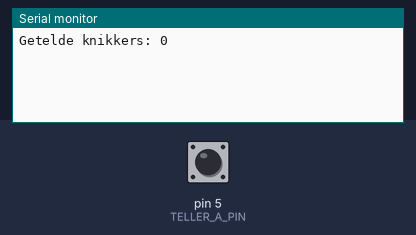
This sketch was run on a simulated Arduino Uno, built with avr-gcc and run on an emulated ATmega328P. Parts: the last lines printed to the serial monitor. Inputs (shaded band) come from the test bench; at power-on: pin 5 (TELLER_A_PIN) HIGH.

Above: at 1.2 s.
1.3 s: pin 5 (TELLER_A_PIN) pulled LOW for 0.15 s
At 2.4 s:
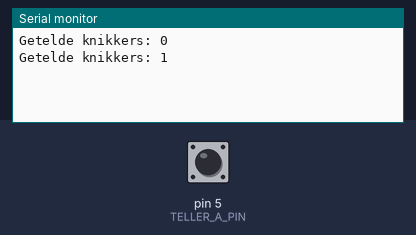
2.9 s: pin 5 (TELLER_A_PIN) pulled LOW for 1 s
At 3.8 s:
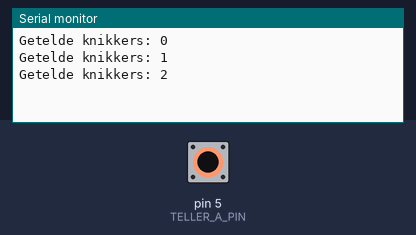
5.4 s: pin 5 (TELLER_A_PIN) pulled LOW for 0.15 s
At 6.8 s:
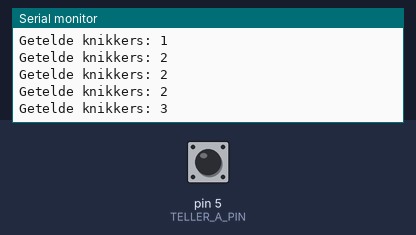
Timing chart, 0 to 8.4 s (numbered marks = the images above; inputs shaded):
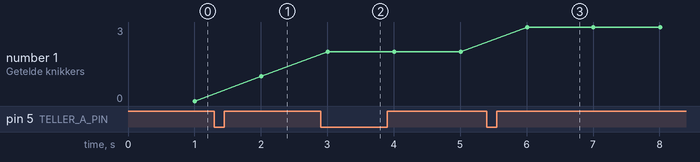

The sketch:

knikkerbaan.ino
```cpp
#include "src/Teller.cpp"

const int TELLER_A_PIN = 5;             // pin waarop IR-sensor voor Teller A is aangesloten

unsigned long laatsteTellerPrintTijd = 0;
const int TELLERPRINTINTERVAL = 1000;  // 1000 milliseconden

Teller tellerA = Teller(TELLER_A_PIN);

void setup() {
  Serial.begin(9600);
}


void loop() {
  // laat de teller detecteren:
  tellerA.update();

  if (millis() > laatsteTellerPrintTijd + TELLERPRINTINTERVAL) {
    // print het getelde aantal knikkers
    Serial.print("Getelde knikkers: ");
    Serial.println(tellerA.getAantal());

    // stel de tijd waarop voor het laatst geprint
    // werd in op 'nu'
    laatsteTellerPrintTijd = millis();
  }

}
```

Teller.cpp
```cpp
#ifndef TELLER
#define TELLER

#include <Arduino.h>

class Teller {
  private:
    int pin;
    bool vorigeKeerOnderbroken;
    unsigned long laatstOnderbrokenMillis = 0;
    const int DEBOUNCE_TIME = 10;

    bool opnieuwOnderbroken() {
      return (vorigeKeerOnderbroken == false && nuOnderbroken() == true);
    }

    int aantal = 0;

  public:
    Teller(int _pin) {
      pinMode(_pin, INPUT_PULLUP);
      pin = _pin;
      vorigeKeerOnderbroken = false;
    }

    bool nuOnderbroken() {
      return !digitalRead(pin);
    }

    void update() {
      if (opnieuwOnderbroken()) {
        if (millis() - laatstOnderbrokenMillis > DEBOUNCE_TIME) {
          aantal++;
        }
      }

      vorigeKeerOnderbroken = nuOnderbroken();
    }

    int getAantal() {
      return aantal;
    }
};

#endif
```

Measured:
- after the input at 1.3 s, the serial monitor: prints a new line after 0.70 s (image 1)
- after the input at 2.9 s, the serial monitor: prints a new line after 0.10 s (image 2)
- after the input at 5.4 s, the serial monitor: prints a new line after 0.61 s (image 3)
- plotted number 1: 0 → 1 after the input at 1.3 s, 1 → 2 after the input at 2.9 s, 2 → 3 after the input at 5.4 s
